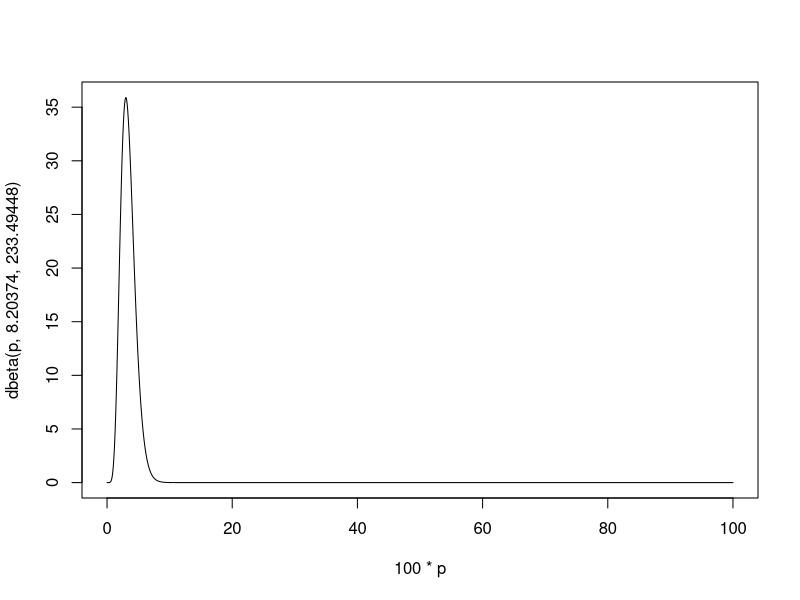
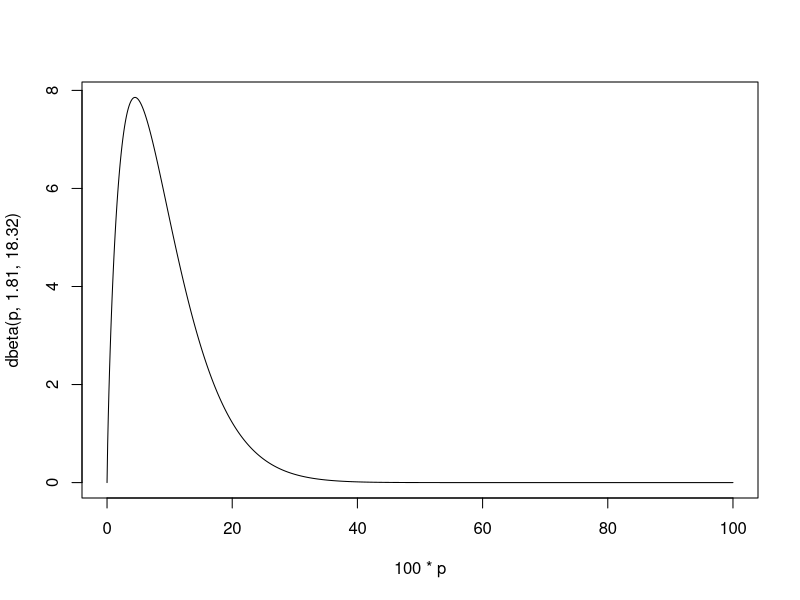
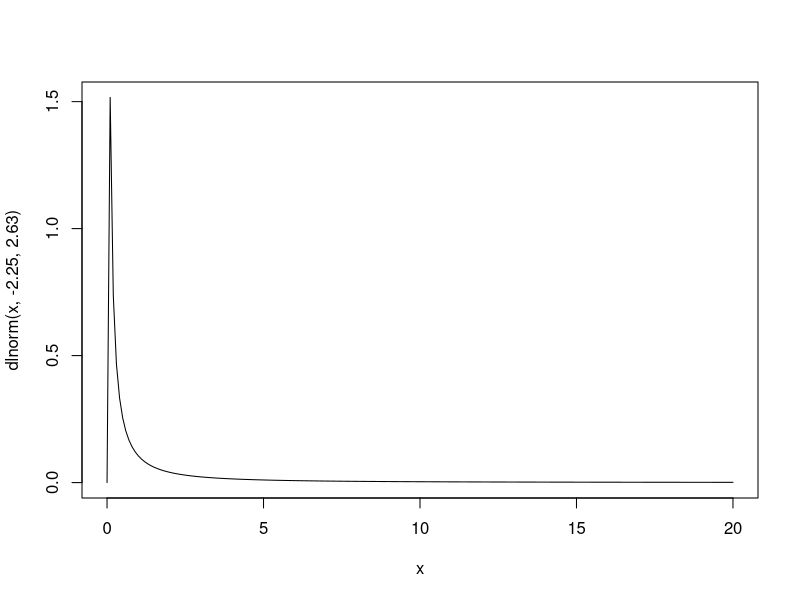
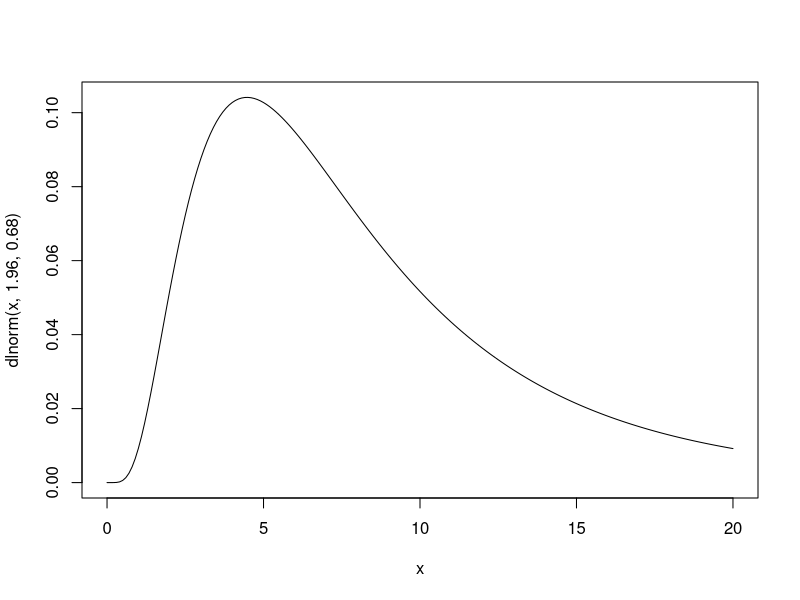

The R script that drew these images, in order:
# Assumes we've already loaded bll, bll5plus, bll10plus and converted the 
# latter two to shares (divide by popn). This information is contained in 
# bllGBD

# We will fit beta distributions and log-normal distributions

# For the beta, we will take a BLL of 100 as the max
# We will use E(X) = [a / (a + b)] to *fix* the relationship between a and b
# by imposing (theoretical mean) = (empirical mean). We will then fit the 
# remaining parameter by making the tail probabilities (>5, >10) as close as
# possible between empirical and theoretical. We can then check the quality of
# the fit.

get_beta_params <- function(avgbll, frac5plus, frac10plus) {
  max_bll <- 100 
  mu <- avgbll / max_bll
  f <- function(a) {
    theoretical <- pbeta(c(5, 10) / max_bll, 
                         shape1 = a, 
                         shape2 = a * (1 - mu) / mu,
                         lower.tail = FALSE)
    sum((theoretical - c(frac5plus, frac10plus))^2)
  }
  a_star <- optimize(f, c(0.0001, 10))$minimum
  b_star <- a_star * (1 - mu) / mu
  return(c(alpha = a_star, beta = b_star))
}

# these values are approximately those of China
get_beta_params(3.39, 0.0929, 0.000122)
p <- seq(0, 1, by = 0.001)
plot(100 * p, dbeta(p, 8.20374, 233.49448), type = 'l') 
pbeta(c(5, 10) / 100, 8.20374, 233.49448, lower.tail = FALSE)

# these values are approximately those of Zimbabwe
get_beta_params(9, 0.7, 0.3)
plot(100 * p, dbeta(p, 1.81, 18.32), type = 'l') 
pbeta(c(5, 10) / 100, 1.81, 18.32, lower.tail = FALSE)

# Log-normal version
get_lnorm_params <- function(avgbll, frac5plus, frac10plus) {
  f <- function(m) {
    theoretical <- plnorm(c(5, 10), 
                         meanlog = m,
                         sdlog = sqrt(2 * (log(avgbll) - m)), 
                         lower.tail = FALSE)
    sum((theoretical - c(frac5plus, frac10plus))^2)
  }
  m_star <- optimize(f, c(-100, log(avgbll)))$minimum
  s_star <- sqrt(2 * (log(avgbll) - m_star))
  return(c(mu = m_star, sigma = s_star))
}

# Seems like lognormal has trouble approximating dist for places with
# lower means / shares 5+.
# We should compare against "ground truth" for IL.

# these values are approximately those of China
get_lnorm_params(3.39, 0.0929, 0.000122)
x <- seq(0, 20, by = 0.1)
plot(x, dlnorm(x, -2.25, 2.63), type = 'l') 
plnorm(c(5, 10), -2.25, 2.63, lower.tail = FALSE)

# ditto Zimbabwe
get_lnorm_params(9, 0.7, 0.3)
x <- seq(0, 20, by = 0.1)
plot(x, dlnorm(x, 1.96, 0.68), type = 'l') 
plnorm(c(5, 10), 1.96, 0.68, lower.tail = FALSE)
